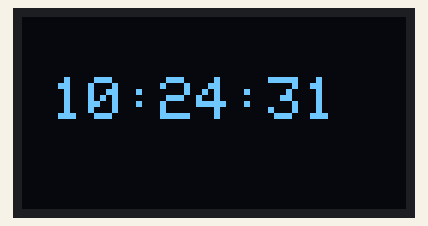
Simulated run of this sketch. Board: ESP32. On the bench: 128×64 one-colour display. WiFi joins after 1.5 s; servers stay silent unless stated; the local clock reads 2024-03-15 10:24:30 at power-on unless the sketch sets it; not simulated (calls return 0 or success): secrets.h; what the sketch prints to the serial monitor is not drawn.

Above: at 1.6 s.
At 5.7 s:
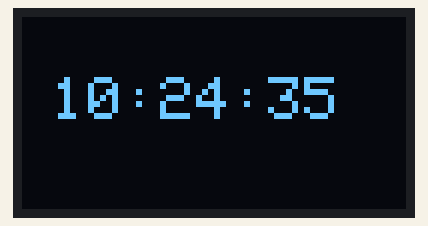
At 10.8 s:
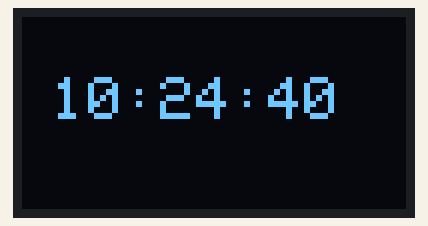
At 20.1 s:
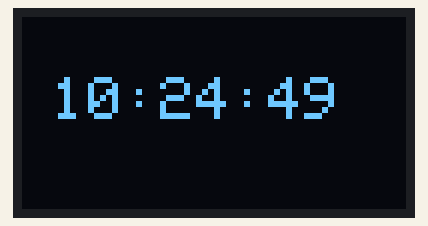
At 29.3 s:
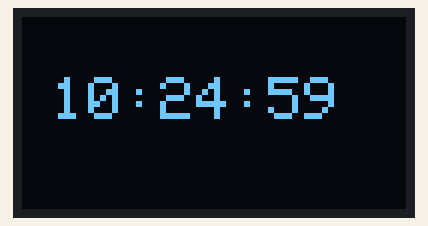
At 38.5 s:
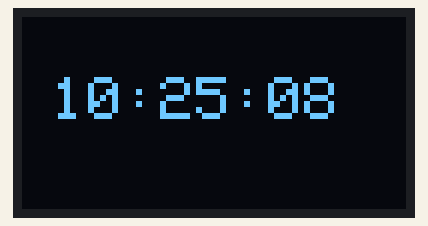

The sketch:

time-v1.ino
```cpp
#include <WiFi.h>
#include "time.h"
#include <Adafruit_GFX.h>
#include <Adafruit_SSD1306.h>
#include "secrets.h"
#define SCREEN_WIDTH 128
#define SCREEN_HEIGHT 64
Adafruit_SSD1306 display(SCREEN_WIDTH, SCREEN_HEIGHT, &Wire, -1);
bool showAnimation = false;
const char* ssid = SECRET_SSID;
const char* password = SECRET_PASS;

const char* ntpServer = "pool.ntp.org";
const long gmtOffset_sec = 19800;   // India = +5:30 → 5.5*3600
const int daylightOffset_sec = 0;

void setup() {
  Serial.begin(115200);

  Wire.begin(21, 22);   // 🔥 REQUIRED

  if(!display.begin(SSD1306_SWITCHCAPVCC, 0x3C)) {
    Serial.println("Display not found");
    for(;;);
  }

  WiFi.begin(ssid, password);

  while (WiFi.status() != WL_CONNECTED) {
    delay(500);
    Serial.print(".");
  }

  Serial.println("\nWiFi connected");

  configTime(gmtOffset_sec, daylightOffset_sec, ntpServer);
}

void loop() {
  struct tm timeinfo;

  if(!getLocalTime(&timeinfo)) {
    Serial.println("Failed to obtain time");
    return;
  }

  display.clearDisplay();

  display.setTextSize(2);
  display.setTextColor(WHITE);
  display.setCursor(10, 20);
  display.printf("%02d:%02d:%02d",
                 timeinfo.tm_hour,
                 timeinfo.tm_min,
                 timeinfo.tm_sec);

  display.display();

  delay(1000);
}
```

Measured:
- what the display in image 0 shows lasts 1.0 s, from 1.6 s to 2.6 s
